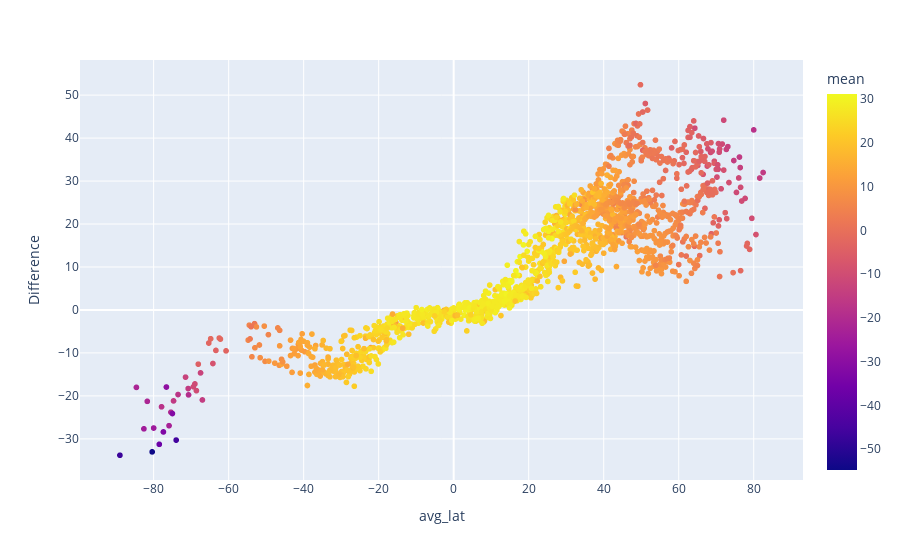

Notebook source saved alongside this figure:
### Code cell
fig = px.scatter(df71,
                 x = "avg_lat",
                 y = "Difference",
                 color = "mean",
                 hover_name = "Country"
                )
fig.show()

### Figure 1 — Plotly figure (JSON) as saved in the notebook; plotly's stock layout.template omitted (floating-point values rounded to 4 significant figures; data arrays with more than 128 entries replaced by an {"elided": "..."} marker saying what was removed)
{"data": [{"hovertemplate": "<b>%{hovertext}</b><br><br>avg_lat=%{x}<br>Difference=%{y}<br>mean=%{marker.color}<extra></extra>", "hovertext": {"elided": "1634 str values"}, "legendgroup": "", "marker": {"color": {"elided": "1634 float values"}, "coloraxis": "coloraxis", "symbol": "circle"}, "mode": "markers", "name": "", "showlegend": false, "type": "scattergl", "x": {"elided": "1634 float values"}, "xaxis": "x", "y": {"elided": "1634 float values"}, "yaxis": "y"}], "layout": {"coloraxis": {"colorbar": {"title": {"text": "mean"}}, "colorscale": [[0, "#0d0887"], [0.1111, "#46039f"], [0.2222, "#7201a8"], [0.3333, "#9c179e"], [0.4444, "#bd3786"], [0.5556, "#d8576b"], [0.6667, "#ed7953"], [0.7778, "#fb9f3a"], [0.8889, "#fdca26"], [1, "#f0f921"]]}, "legend": {"tracegroupgap": 0}, "margin": {"t": 60}, "xaxis": {"anchor": "y", "domain": [0, 1], "title": {"text": "avg_lat"}}, "yaxis": {"anchor": "x", "domain": [0, 1], "title": {"text": "Difference"}}}}
